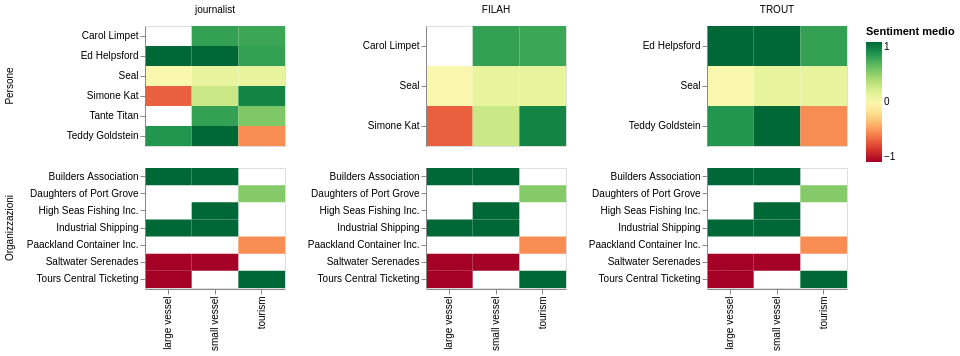

The notebook cell saved with this chart:
### Markdown cell above
## 4. Sentiment per persona per industria, per dataset

Heatmap del sentiment medio (persona × industria), affiancata per i tre dataset — il test
diretto di bias: un membro con sentiment sistematicamente positivo su un'industria e
negativo sull'altra mostra esattamente il pattern che TROUT/FILAH si accusano a vicenda.

### Code cell
def sentiment_table_for(dataset_flag_col):
    if dataset_flag_col is None:
        sub = ip_ind
        label = "journalist"
    else:
        sub = ip_ind[ip_ind[dataset_flag_col]]
        label = "FILAH" if dataset_flag_col == "in_filah" else "TROUT"
    t = (sub.dropna(subset=["sentiment"])
            .groupby(["entity_id", "entity_type", "industry"])["sentiment"].mean()
            .reset_index())
    t["dataset"] = label
    return t


sentiment_long = pd.concat([
    sentiment_table_for(None),
    sentiment_table_for("in_filah"),
    sentiment_table_for("in_trout"),
], ignore_index=True)

# etichetta leggibile per il facet, invece del type tecnico "entity.person"/"entity.organization"
sentiment_long["entity_type_label"] = sentiment_long["entity_type"].map({
    "entity.person": "Persone", "entity.organization": "Organizzazioni",
})

chart = alt.Chart(sentiment_long).mark_rect().encode(
    x=alt.X("industry:N", title=None),
    y=alt.Y("entity_id:N", title=None),
    color=alt.Color("sentiment:Q", title="Sentiment medio",
                     scale=alt.Scale(scheme="redyellowgreen", domain=[-1, 1])),
    tooltip=["entity_id", "industry", "dataset", alt.Tooltip("sentiment:Q", format=".2f")],
    row=alt.Row("entity_type_label:N", title=None,
                sort=["Persone", "Organizzazioni"]),
    column=alt.Column("dataset:N", title=None, sort=["journalist", "FILAH", "TROUT"]),
).properties(width=140, height=120).resolve_scale(y="independent")
chart

### Figure 1 — Vega-Lite specification as saved in the notebook (floating-point values rounded to 4 significant figures)
{"config": {"view": {"continuousWidth": 300, "continuousHeight": 300}}, "data": {"name": "data-39920e0dc2c19e46b5ec9b78e2d410cc"}, "mark": {"type": "rect"}, "encoding": {"color": {"field": "sentiment", "scale": {"domain": [-1, 1], "scheme": "redyellowgreen"}, "title": "Sentiment medio", "type": "quantitative"}, "column": {"field": "dataset", "sort": ["journalist", "FILAH", "TROUT"], "title": null, "type": "nominal"}, "row": {"field": "entity_type_label", "sort": ["Persone", "Organizzazioni"], "title": null, "type": "nominal"}, "tooltip": [{"field": "entity_id", "type": "nominal"}, {"field": "industry", "type": "nominal"}, {"field": "dataset", "type": "nominal"}, {"field": "sentiment", "format": ".2f", "type": "quantitative"}], "x": {"field": "industry", "title": null, "type": "nominal"}, "y": {"field": "entity_id", "title": null, "type": "nominal"}}, "height": 120, "resolve": {"scale": {"y": "independent"}}, "width": 140, "$schema": "https://vega.github.io/schema/vega-lite/v6.1.0.json", "datasets": {"data-39920e0dc2c19e46b5ec9b78e2d410cc": [{"entity_id": "Builders Association", "entity_type": "entity.organization", "industry": "large vessel", "sentiment": 1.0, "dataset": "journalist", "entity_type_label": "Organizzazioni"}, {"entity_id": "Builders Association", "entity_type": "entity.organization", "industry": "small vessel", "sentiment": 1.0, "dataset": "journalist", "entity_type_label": "Organizzazioni"}, {"entity_id": "Carol Limpet", "entity_type": "entity.person", "industry": "small vessel", "sentiment": 0.75, "dataset": "journalist", "entity_type_label": "Persone"}, {"entity_id": "Carol Limpet", "entity_type": "entity.person", "industry": "tourism", "sentiment": 0.7188, "dataset": "journalist", "entity_type_label": "Persone"}, {"entity_id": "Daughters of Port Grove", "entity_type": "entity.organization", "industry": "tourism", "sentiment": 0.5, "dataset": "journalist", "entity_type_label": "Organizzazioni"}, {"entity_id": "Ed Helpsford", "entity_type": "entity.person", "industry": "large vessel", "sentiment": 1.0, "dataset": "journalist", "entity_type_label": "Persone"}, {"entity_id": "Ed Helpsford", "entity_type": "entity.person", "industry": "small vessel", "sentiment": 1.0, "dataset": "journalist", "entity_type_label": "Persone"}, {"entity_id": "Ed Helpsford", "entity_type": "entity.person", "industry": "tourism", "sentiment": 0.75, "dataset": "journalist", "entity_type_label": "Persone"}, {"entity_id": "High Seas Fishing Inc.", "entity_type": "entity.organization", "industry": "small vessel", "sentiment": 1.0, "dataset": "journalist", "entity_type_label": "Organizzazioni"}, {"entity_id": "Industrial Shipping", "entity_type": "entity.organization", "industry": "large vessel", "sentiment": 1.0, "dataset": "journalist", "entity_type_label": "Organizzazioni"}, {"entity_id": "Industrial Shipping", "entity_type": "entity.organization", "industry": "small vessel", "sentiment": 1.0, "dataset": "journalist", "entity_type_label": "Organizzazioni"}, {"entity_id": "Paackland Container Inc.", "entity_type": "entity.organization", "industry": "tourism", "sentiment": -0.5, "dataset": "journalist", "entity_type_label": "Organizzazioni"}, {"entity_id": "Saltwater Serenades", "entity_type": "entity.organization", "industry": "large vessel", "sentiment": -1.0, "dataset": "journalist", "entity_type_label": "Organizzazioni"}, {"entity_id": "Saltwater Serenades", "entity_type": "entity.organization", "industry": "small vessel", "sentiment": -1.0, "dataset": "journalist", "entity_type_label": "Organizzazioni"}, {"entity_id": "Seal", "entity_type": "entity.person", "industry": "large vessel", "sentiment": 0.0, "dataset": "journalist", "entity_type_label": "Persone"}, {"entity_id": "Seal", "entity_type": "entity.person", "industry": "small vessel", "sentiment": 0.1, "dataset": "journalist", "entity_type_label": "Persone"}, {"entity_id": "Seal", "entity_type": "entity.person", "industry": "tourism", "sentiment": 0.1, "dataset": "journalist", "entity_type_label": "Persone"}, {"entity_id": "Simone Kat", "entity_type": "entity.person", "industry": "large vessel", "sentiment": -0.65, "dataset": "journalist", "entity_type_label": "Persone"}, {"entity_id": "Simone Kat", "entity_type": "entity.person", "industry": "small vessel", "sentiment": 0.25, "dataset": "journalist", "entity_type_label": "Persone"}, {"entity_id": "Simone Kat", "entity_type": "entity.person", "industry": "tourism", "sentiment": 0.875, "dataset": "journalist", "entity_type_label": "Persone"}, {"entity_id": "Tante Titan", "entity_type": "entity.person", "industry": "small vessel", "sentiment": 0.75, "dataset": "journalist", "entity_type_label": "Persone"}, {"entity_id": "Tante Titan", "entity_type": "entity.person", "industry": "tourism", "sentiment": 0.5227, "dataset": "journalist", "entity_type_label": "Persone"}, {"entity_id": "Teddy Goldstein", "entity_type": "entity.person", "industry": "large vessel", "sentiment": 0.8, "dataset": "journalist", "entity_type_label": "Persone"}, {"entity_id": "Teddy Goldstein", "entity_type": "entity.person", "industry": "small vessel", "sentiment": 1.0, "dataset": "journalist", "entity_type_label": "Persone"}, {"entity_id": "Teddy Goldstein", "entity_type": "entity.person", "industry": "tourism", "sentiment": -0.5, "dataset": "journalist", "entity_type_label": "Persone"}, {"entity_id": "Tours Central Ticketing", "entity_type": "entity.organization", "industry": "large vessel", "sentiment": -1.0, "dataset": "journalist", "entity_type_label": "Organizzazioni"}, {"entity_id": "Tours Central Ticketing", "entity_type": "entity.organization", "industry": "tourism", "sentiment": 1.0, "dataset": "journalist", "entity_type_label": "Organizzazioni"}, {"entity_id": "Builders Association", "entity_type": "entity.organization", "industry": "large vessel", "sentiment": 1.0, "dataset": "FILAH", "entity_type_label": "Organizzazioni"}, {"entity_id": "Builders Association", "entity_type": "entity.organization", "industry": "small vessel", "sentiment": 1.0, "dataset": "FILAH", "entity_type_label": "Organizzazioni"}, {"entity_id": "Carol Limpet", "entity_type": "entity.person", "industry": "small vessel", "sentiment": 0.75, "dataset": "FILAH", "entity_type_label": "Persone"}, {"entity_id": "Carol Limpet", "entity_type": "entity.person", "industry": "tourism", "sentiment": 0.7188, "dataset": "FILAH", "entity_type_label": "Persone"}, {"entity_id": "Daughters of Port Grove", "entity_type": "entity.organization", "industry": "tourism", "sentiment": 0.5, "dataset": "FILAH", "entity_type_label": "Organizzazioni"}, {"entity_id": "High Seas Fishing Inc.", "entity_type": "entity.organization", "industry": "small vessel", "sentiment": 1.0, "dataset": "FILAH", "entity_type_label": "Organizzazioni"}, {"entity_id": "Industrial Shipping", "entity_type": "entity.organization", "industry": "large vessel", "sentiment": 1.0, "dataset": "FILAH", "entity_type_label": "Organizzazioni"}, {"entity_id": "Industrial Shipping", "entity_type": "entity.organization", "industry": "small vessel", "sentiment": 1.0, "dataset": "FILAH", "entity_type_label": "Organizzazioni"}, {"entity_id": "Paackland Container Inc.", "entity_type": "entity.organization", "industry": "tourism", "sentiment": -0.5, "dataset": "FILAH", "entity_type_label": "Organizzazioni"}, {"entity_id": "Saltwater Serenades", "entity_type": "entity.organization", "industry": "large vessel", "sentiment": -1.0, "dataset": "FILAH", "entity_type_label": "Organizzazioni"}, {"entity_id": "Saltwater Serenades", "entity_type": "entity.organization", "industry": "small vessel", "sentiment": -1.0, "dataset": "FILAH", "entity_type_label": "Organizzazioni"}, {"entity_id": "Seal", "entity_type": "entity.person", "industry": "large vessel", "sentiment": 0.0, "dataset": "FILAH", "entity_type_label": "Persone"}, {"entity_id": "Seal", "entity_type": "entity.person", "industry": "small vessel", "sentiment": 0.1, "dataset": "FILAH", "entity_type_label": "Persone"}, {"entity_id": "Seal", "entity_type": "entity.person", "industry": "tourism", "sentiment": 0.1, "dataset": "FILAH", "entity_type_label": "Persone"}, {"entity_id": "Simone Kat", "entity_type": "entity.person", "industry": "large vessel", "sentiment": -0.65, "dataset": "FILAH", "entity_type_label": "Persone"}, {"entity_id": "Simone Kat", "entity_type": "entity.person", "industry": "small vessel", "sentiment": 0.25, "dataset": "FILAH", "entity_type_label": "Persone"}, {"entity_id": "Simone Kat", "entity_type": "entity.person", "industry": "tourism", "sentiment": 0.875, "dataset": "FILAH", "entity_type_label": "Persone"}, {"entity_id": "Tours Central Ticketing", "entity_type": "entity.organization", "industry": "large vessel", "sentiment": -1.0, "dataset": "FILAH", "entity_type_label": "Organizzazioni"}, {"entity_id": "Tours Central Ticketing", "entity_type": "entity.organization", "industry": "tourism", "sentiment": 1.0, "dataset": "FILAH", "entity_type_label": "Organizzazioni"}, {"entity_id": "Builders Association", "entity_type": "entity.organization", "industry": "large vessel", "sentiment": 1.0, "dataset": "TROUT", "entity_type_label": "Organizzazioni"}, {"entity_id": "Builders Association", "entity_type": "entity.organization", "industry": "small vessel", "sentiment": 1.0, "dataset": "TROUT", "entity_type_label": "Organizzazioni"}, {"entity_id": "Daughters of Port Grove", "entity_type": "entity.organization", "industry": "tourism", "sentiment": 0.5, "dataset": "TROUT", "entity_type_label": "Organizzazioni"}, {"entity_id": "Ed Helpsford", "entity_type": "entity.person", "industry": "large vessel", "sentiment": 1.0, "dataset": "TROUT", "entity_type_label": "Persone"}, {"entity_id": "Ed Helpsford", "entity_type": "entity.person", "industry": "small vessel", "sentiment": 1.0, "dataset": "TROUT", "entity_type_label": "Persone"}, {"entity_id": "Ed Helpsford", "entity_type": "entity.person", "industry": "tourism", "sentiment": 0.75, "dataset": "TROUT", "entity_type_label": "Persone"}, {"entity_id": "High Seas Fishing Inc.", "entity_type": "entity.organization", "industry": "small vessel", "sentiment": 1.0, "dataset": "TROUT", "entity_type_label": "Organizzazioni"}, {"entity_id": "Industrial Shipping", "entity_type": "entity.organization", "industry": "large vessel", "sentiment": 1.0, "dataset": "TROUT", "entity_type_label": "Organizzazioni"}, {"entity_id": "Industrial Shipping", "entity_type": "entity.organization", "industry": "small vessel", "sentiment": 1.0, "dataset": "TROUT", "entity_type_label": "Organizzazioni"}, {"entity_id": "Paackland Container Inc.", "entity_type": "entity.organization", "industry": "tourism", "sentiment": -0.5, "dataset": "TROUT", "entity_type_label": "Organizzazioni"}, {"entity_id": "Saltwater Serenades", "entity_type": "entity.organization", "industry": "large vessel", "sentiment": -1.0, "dataset": "TROUT", "entity_type_label": "Organizzazioni"}, {"entity_id": "Saltwater Serenades", "entity_type": "entity.organization", "industry": "small vessel", "sentiment": -1.0, "dataset": "TROUT", "entity_type_label": "Organizzazioni"}, {"entity_id": "Seal", "entity_type": "entity.person", "industry": "large vessel", "sentiment": 0.0, "dataset": "TROUT", "entity_type_label": "Persone"}, {"entity_id": "Seal", "entity_type": "entity.person", "industry": "small vessel", "sentiment": 0.1, "dataset": "TROUT", "entity_type_label": "Persone"}, {"entity_id": "Seal", "entity_type": "entity.person", "industry": "tourism", "sentiment": 0.1, "dataset": "TROUT", "entity_type_label": "Persone"}, {"entity_id": "Teddy Goldstein", "entity_type": "entity.person", "industry": "large vessel", "sentiment": 0.8, "dataset": "TROUT", "entity_type_label": "Persone"}, {"entity_id": "Teddy Goldstein", "entity_type": "entity.person", "industry": "small vessel", "sentiment": 1.0, "dataset": "TROUT", "entity_type_label": "Persone"}, {"entity_id": "Teddy Goldstein", "entity_type": "entity.person", "industry": "tourism", "sentiment": -0.5, "dataset": "TROUT", "entity_type_label": "Persone"}, {"entity_id": "Tours Central Ticketing", "entity_type": "entity.organization", "industry": "large vessel", "sentiment": -1.0, "dataset": "TROUT", "entity_type_label": "Organizzazioni"}, {"entity_id": "Tours Central Ticketing", "entity_type": "entity.organization", "industry": "tourism", "sentiment": 1.0, "dataset": "TROUT", "entity_type_label": "Organizzazioni"}]}}
